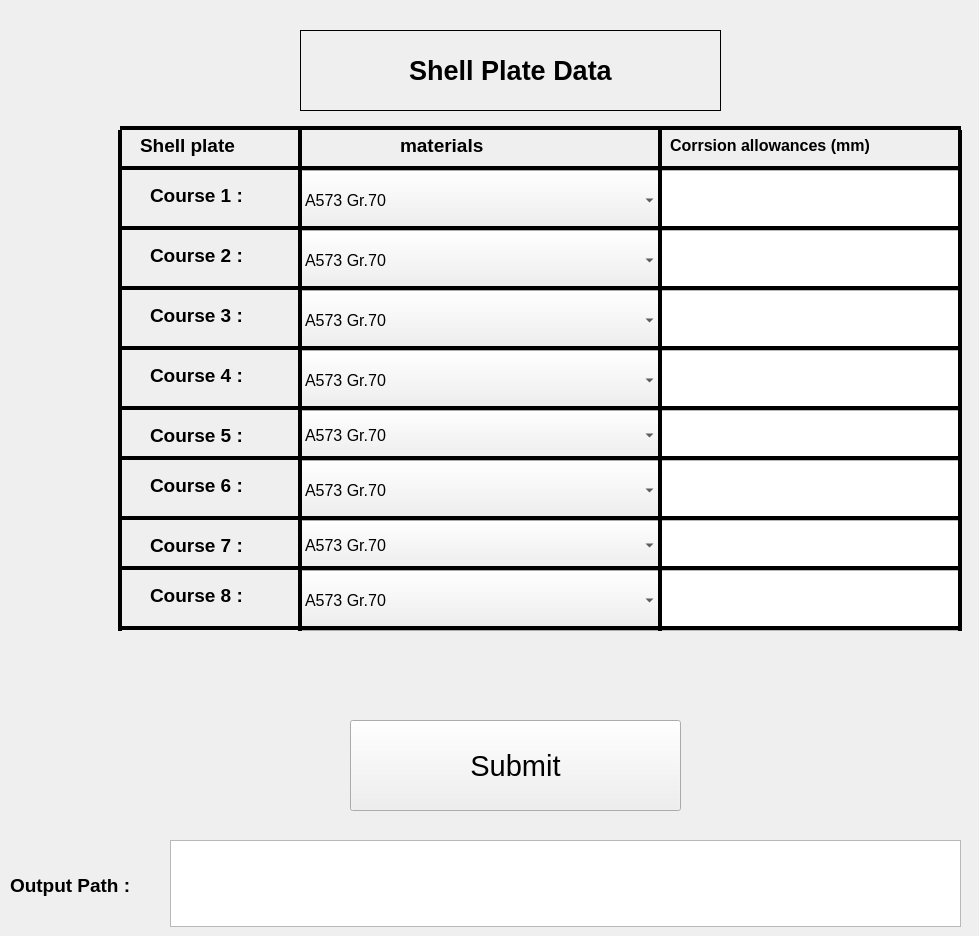
  <widget class="QWidget" name="ShellPlate">
   <widget class="QComboBox" name="ShellPlateCourse1Material">
    <property name="geometry">
     <rect>
      <x>300</x>
      <y>170</y>
      <width>361</width>
      <height>61</height>
     </rect>
    </property>
    <property name="font">
     <font>
      <pointsize>12</pointsize>
     </font>
    </property>
    <item>
     <property name="text">
      <string>A573 Gr.70 </string>
     </property>
    </item>
    <item>
     <property name="text">
      <string>A283 Gr. C</string>
     </property>
    </item>
   </widget>
   <widget class="QComboBox" name="ShellPlateCourse2Material">
    <property name="geometry">
     <rect>
      <x>300</x>
      <y>230</y>
      <width>361</width>
      <height>61</height>
     </rect>
    </property>
    <property name="font">
     <font>
      <pointsize>12</pointsize>
     </font>
    </property>
    <item>
     <property name="text">
      <string>A573 Gr.70 </string>
     </property>
    </item>
    <item>
     <property name="text">
      <string>A283 Gr. C</string>
     </property>
    </item>
   </widget>
   <widget class="QComboBox" name="ShellPlateCourse3Material">
    <property name="geometry">
     <rect>
      <x>300</x>
      <y>290</y>
      <width>361</width>
      <height>61</height>
     </rect>
    </property>
    <property name="font">
     <font>
      <pointsize>12</pointsize>
     </font>
    </property>
    <item>
     <property name="text">
      <string>A573 Gr.70 </string>
     </property>
    </item>
    <item>
     <property name="text">
      <string>A283 Gr. C</string>
     </property>
    </item>
   </widget>
   <widget class="QComboBox" name="ShellPlateCourse4Material">
    <property name="geometry">
     <rect>
      <x>300</x>
      <y>350</y>
      <width>361</width>
      <height>61</height>
     </rect>
    </property>
    <property name="font">
     <font>
      <pointsize>12</pointsize>
     </font>
    </property>
    <item>
     <property name="text">
      <string>A573 Gr.70 </string>
     </property>
    </item>
    <item>
     <property name="text">
      <string>A283 Gr. C</string>
     </property>
    </item>
   </widget>
   <widget class="QComboBox" name="ShellPlateCourse5Material">
    <property name="geometry">
     <rect>
      <x>300</x>
      <y>410</y>
      <width>361</width>
      <height>51</height>
     </rect>
    </property>
    <property name="font">
     <font>
      <pointsize>12</pointsize>
     </font>
    </property>
    <item>
     <property name="text">
      <string>A573 Gr.70 </string>
     </property>
    </item>
    <item>
     <property name="text">
      <string>A283 Gr. C</string>
     </property>
    </item>
   </widget>
   <widget class="QComboBox" name="ShellPlateCourse6Material">
    <property name="geometry">
     <rect>
      <x>300</x>
      <y>460</y>
      <width>361</width>
      <height>61</height>
     </rect>
    </property>
    <property name="font">
     <font>
      <pointsize>12</pointsize>
     </font>
    </property>
    <item>
     <property name="text">
      <string>A573 Gr.70 </string>
     </property>
    </item>
    <item>
     <property name="text">
      <string>A283 Gr. C</string>
     </property>
    </item>
   </widget>
   <widget class="QComboBox" name="ShellPlateCourse7Material">
    <property name="geometry">
     <rect>
      <x>300</x>
      <y>520</y>
      <width>361</width>
      <height>51</height>
     </rect>
    </property>
    <property name="font">
     <font>
      <pointsize>12</pointsize>
     </font>
    </property>
    <item>
     <property name="text">
      <string>A573 Gr.70 </string>
     </property>
    </item>
    <item>
     <property name="text">
      <string>A283 Gr. C</string>
     </property>
    </item>
   </widget>
   <widget class="QComboBox" name="ShellPlateCourse8Material">
    <property name="geometry">
     <rect>
      <x>300</x>
      <y>570</y>
      <width>361</width>
      <height>61</height>
     </rect>
    </property>
    <property name="font">
     <font>
      <pointsize>12</pointsize>
     </font>
    </property>
    <item>
     <property name="text">
      <string>A573 Gr.70 </string>
     </property>
    </item>
    <item>
     <property name="text">
      <string>A283 Gr. C</string>
     </property>
    </item>
   </widget>
   <widget class="QLabel" name="ShellPlateCourse1Material_2">
    <property name="geometry">
     <rect>
      <x>150</x>
      <y>170</y>
      <width>121</width>
      <height>51</height>
     </rect>
    </property>
    <property name="font">
     <font>
      <pointsize>14</pointsize>
      <weight>75</weight>
      <bold>true</bold>
     </font>
    </property>
    <property name="text">
     <string>Course 1 :</string>
    </property>
   </widget>
   <widget class="QLabel" name="ShellPlateCourse2Material_2">
    <property name="geometry">
     <rect>
      <x>150</x>
      <y>230</y>
      <width>121</width>
      <height>51</height>
     </rect>
    </property>
    <property name="font">
     <font>
      <pointsize>14</pointsize>
      <weight>75</weight>
      <bold>true</bold>
     </font>
    </property>
    <property name="text">
     <string>Course 2 :</string>
    </property>
   </widget>
   <widget class="QLabel" name="ShellPlateCourse3Material_2">
    <property name="geometry">
     <rect>
      <x>150</x>
      <y>290</y>
      <width>121</width>
      <height>51</height>
     </rect>
    </property>
    <property name="font">
     <font>
      <pointsize>14</pointsize>
      <weight>75</weight>
      <bold>true</bold>
     </font>
    </property>
    <property name="text">
     <string>Course 3 :</string>
    </property>
   </widget>
   <widget class="QLabel" name="ShellPlateCourse4Material_2">
    <property name="geometry">
     <rect>
      <x>150</x>
      <y>350</y>
      <width>121</width>
      <height>51</height>
     </rect>
    </property>
    <property name="font">
     <font>
      <pointsize>14</pointsize>
      <weight>75</weight>
      <bold>true</bold>
     </font>
    </property>
    <property name="text">
     <string>Course 4 :</string>
    </property>
   </widget>
   <widget class="QLabel" name="ShellPlateCourse5Material_2">
    <property name="geometry">
     <rect>
      <x>150</x>
      <y>410</y>
      <width>121</width>
      <height>51</height>
     </rect>
    </property>
    <property name="font">
     <font>
      <pointsize>14</pointsize>
      <weight>75</weight>
      <bold>true</bold>
     </font>
    </property>
    <property name="text">
     <string>Course 5 :</string>
    </property>
   </widget>
   <widget class="QLabel" name="ShellPlateCourse6Material_2">
    <property name="geometry">
     <rect>
      <x>150</x>
      <y>460</y>
      <width>121</width>
      <height>51</height>
     </rect>
    </property>
    <property name="font">
     <font>
      <pointsize>14</pointsize>
      <weight>75</weight>
      <bold>true</bold>
     </font>
    </property>
    <property name="text">
     <string>Course 6 :</string>
    </property>
   </widget>
   <widget class="QLabel" name="ShellPlateCourse7Material_2">
    <property name="geometry">
     <rect>
      <x>150</x>
      <y>520</y>
      <width>121</width>
      <height>51</height>
     </rect>
    </property>
    <property name="font">
     <font>
      <pointsize>14</pointsize>
      <weight>75</weight>
      <bold>true</bold>
     </font>
    </property>
    <property name="text">
     <string>Course 7 :</string>
    </property>
   </widget>
   <widget class="QLabel" name="ShellPlateCourse8Material_2">
    <property name="geometry">
     <rect>
      <x>150</x>
      <y>570</y>
      <width>121</width>
      <height>51</height>
     </rect>
    </property>
    <property name="font">
     <font>
      <pointsize>14</pointsize>
      <weight>75</weight>
      <bold>true</bold>
     </font>
    </property>
    <property name="text">
     <string>Course 8 :</string>
    </property>
   </widget>
   <widget class="QTextEdit" name="ShellPlateCourse1CA">
    <property name="geometry">
     <rect>
      <x>660</x>
      <y>170</y>
      <width>301</width>
      <height>61</height>
     </rect>
    </property>
   </widget>
   <widget class="QTextEdit" name="ShellPlateCourse2CA">
    <property name="geometry">
     <rect>
      <x>660</x>
      <y>230</y>
      <width>301</width>
      <height>61</height>
     </rect>
    </property>
   </widget>
   <widget class="QTextEdit" name="ShellPlateCourse3CA">
    <property name="geometry">
     <rect>
      <x>660</x>
      <y>290</y>
      <width>301</width>
      <height>61</height>
     </rect>
    </property>
   </widget>
   <widget class="QTextEdit" name="ShellPlateCourse4CA">
    <property name="geometry">
     <rect>
      <x>660</x>
      <y>350</y>
      <width>301</width>
      <height>61</height>
     </rect>
    </property>
   </widget>
   <widget class="QTextEdit" name="ShellPlateCourse5CA">
    <property name="geometry">
     <rect>
      <x>660</x>
      <y>410</y>
      <width>301</width>
      <height>51</height>
     </rect>
    </property>
   </widget>
   <widget class="QTextEdit" name="ShellPlateCourse6CA">
    <property name="geometry">
     <rect>
      <x>660</x>
      <y>460</y>
      <width>301</width>
      <height>61</height>
     </rect>
    </property>
   </widget>
   <widget class="QTextEdit" name="ShellPlateCourse7CA">
    <property name="geometry">
     <rect>
      <x>660</x>
      <y>520</y>
      <width>301</width>
      <height>51</height>
     </rect>
    </property>
   </widget>
   <widget class="QTextEdit" name="ShellPlateCourse8CA">
    <property name="geometry">
     <rect>
      <x>660</x>
      <y>570</y>
      <width>301</width>
      <height>61</height>
     </rect>
    </property>
   </widget>
   <widget class="QLabel" name="Designliquidheight_19">
    <property name="geometry">
     <rect>
      <x>140</x>
      <y>120</y>
      <width>141</width>
      <height>51</height>
     </rect>
    </property>
    <property name="font">
     <font>
      <pointsize>14</pointsize>
      <weight>75</weight>
      <bold>true</bold>
     </font>
    </property>
    <property name="text">
     <string>Shell plate</string>
    </property>
   </widget>
   <widget class="QLabel" name="Designliquidheight_20">
    <property name="geometry">
     <rect>
      <x>400</x>
      <y>120</y>
      <width>121</width>
      <height>51</height>
     </rect>
    </property>
    <property name="font">
     <font>
      <pointsize>14</pointsize>
      <weight>75</weight>
      <bold>true</bold>
     </font>
    </property>
    <property name="text">
     <string>materials</string>
    </property>
   </widget>
   <widget class="QLabel" name="Designliquidheight_21">
    <property name="geometry">
     <rect>
      <x>670</x>
      <y>120</y>
      <width>271</width>
      <height>51</height>
     </rect>
    </property>
    <property name="font">
     <font>
      <pointsize>12</pointsize>
      <weight>75</weight>
      <bold>true</bold>
     </font>
    </property>
    <property name="text">
     <string>Corrsion allowances (mm)</string>
    </property>
   </widget>
   <widget class="Line" name="line">
    <property name="geometry">
     <rect>
      <x>110</x>
      <y>130</y>
      <width>20</width>
      <height>501</height>
     </rect>
    </property>
    <property name="font">
     <font>
      <pointsize>72</pointsize>
     </font>
    </property>
    <property name="frameShadow">
     <enum>QFrame::Plain</enum>
    </property>
    <property name="lineWidth">
     <number>4</number>
    </property>
    <property name="orientation">
     <enum>Qt::Vertical</enum>
    </property>
   </widget>
   <widget class="Line" name="line_2">
    <property name="geometry">
     <rect>
      <x>120</x>
      <y>120</y>
      <width>841</width>
      <height>16</height>
     </rect>
    </property>
    <property name="frameShadow">
     <enum>QFrame::Plain</enum>
    </property>
    <property name="lineWidth">
     <number>4</number>
    </property>
    <property name="orientation">
     <enum>Qt::Horizontal</enum>
    </property>
   </widget>
   <widget class="Line" name="line_3">
    <property name="geometry">
     <rect>
      <x>290</x>
      <y>130</y>
      <width>20</width>
      <height>501</height>
     </rect>
    </property>
    <property name="frameShadow">
     <enum>QFrame::Plain</enum>
    </property>
    <property name="lineWidth">
     <number>4</number>
    </property>
    <property name="orientation">
     <enum>Qt::Vertical</enum>
    </property>
   </widget>
   <widget class="Line" name="line_4">
    <property name="geometry">
     <rect>
      <x>650</x>
      <y>130</y>
      <width>20</width>
      <height>501</height>
     </rect>
    </property>
    <property name="frameShadow">
     <enum>QFrame::Plain</enum>
    </property>
    <property name="lineWidth">
     <number>4</number>
    </property>
    <property name="orientation">
     <enum>Qt::Vertical</enum>
    </property>
   </widget>
   <widget class="Line" name="line_5">
    <property name="geometry">
     <rect>
      <x>950</x>
      <y>130</y>
      <width>20</width>
      <height>501</height>
     </rect>
    </property>
    <property name="frameShadow">
     <enum>QFrame::Plain</enum>
    </property>
    <property name="lineWidth">
     <number>4</number>
    </property>
    <property name="orientation">
     <enum>Qt::Vertical</enum>
    </property>
   </widget>
   <widget class="Line" name="line_6">
    <property name="geometry">
     <rect>
      <x>120</x>
      <y>160</y>
      <width>841</width>
      <height>16</height>
     </rect>
    </property>
    <property name="frameShadow">
     <enum>QFrame::Plain</enum>
    </property>
    <property name="lineWidth">
     <number>4</number>
    </property>
    <property name="orientation">
     <enum>Qt::Horizontal</enum>
    </property>
   </widget>
   <widget class="Line" name="line_7">
    <property name="geometry">
     <rect>
      <x>120</x>
      <y>220</y>
      <width>841</width>
      <height>16</height>
     </rect>
    </property>
    <property name="frameShadow">
     <enum>QFrame::Plain</enum>
    </property>
    <property name="lineWidth">
     <number>4</number>
    </property>
    <property name="orientation">
     <enum>Qt::Horizontal</enum>
    </property>
   </widget>
   <widget class="Line" name="line_8">
    <property name="geometry">
     <rect>
      <x>120</x>
      <y>280</y>
      <width>841</width>
      <height>16</height>
     </rect>
    </property>
    <property name="frameShadow">
     <enum>QFrame::Plain</enum>
    </property>
    <property name="lineWidth">
     <number>4</number>
    </property>
    <property name="orientation">
     <enum>Qt::Horizontal</enum>
    </property>
   </widget>
   <widget class="Line" name="line_9">
    <property name="geometry">
     <rect>
      <x>120</x>
      <y>340</y>
      <width>841</width>
      <height>16</height>
     </rect>
    </property>
    <property name="frameShadow">
     <enum>QFrame::Plain</enum>
    </property>
    <property name="lineWidth">
     <number>4</number>
    </property>
    <property name="orientation">
     <enum>Qt::Horizontal</enum>
    </property>
   </widget>
   <widget class="Line" name="line_10">
    <property name="geometry">
     <rect>
      <x>120</x>
      <y>400</y>
      <width>841</width>
      <height>16</height>
     </rect>
    </property>
    <property name="frameShadow">
     <enum>QFrame::Plain</enum>
    </property>
    <property name="lineWidth">
     <number>4</number>
    </property>
    <property name="orientation">
     <enum>Qt::Horizontal</enum>
    </property>
   </widget>
   <widget class="Line" name="line_11">
    <property name="geometry">
     <rect>
      <x>120</x>
      <y>450</y>
      <width>841</width>
      <height>16</height>
     </rect>
    </property>
    <property name="frameShadow">
     <enum>QFrame::Plain</enum>
    </property>
    <property name="lineWidth">
     <number>4</number>
    </property>
    <property name="orientation">
     <enum>Qt::Horizontal</enum>
    </property>
   </widget>
   <widget class="Line" name="line_12">
    <property name="geometry">
     <rect>
      <x>120</x>
      <y>510</y>
      <width>841</width>
      <height>16</height>
     </rect>
    </property>
    <property name="frameShadow">
     <enum>QFrame::Plain</enum>
    </property>
    <property name="lineWidth">
     <number>4</number>
    </property>
    <property name="orientation">
     <enum>Qt::Horizontal</enum>
    </property>
   </widget>
   <widget class="Line" name="line_13">
    <property name="geometry">
     <rect>
      <x>120</x>
      <y>620</y>
      <width>841</width>
      <height>16</height>
     </rect>
    </property>
    <property name="frameShadow">
     <enum>QFrame::Plain</enum>
    </property>
    <property name="lineWidth">
     <number>4</number>
    </property>
    <property name="orientation">
     <enum>Qt::Horizontal</enum>
    </property>
   </widget>
   <widget class="Line" name="line_14">
    <property name="geometry">
     <rect>
      <x>120</x>
      <y>560</y>
      <width>841</width>
      <height>16</height>
     </rect>
    </property>
    <property name="frameShadow">
     <enum>QFrame::Plain</enum>
    </property>
    <property name="lineWidth">
     <number>4</number>
    </property>
    <property name="orientation">
     <enum>Qt::Horizontal</enum>
    </property>
   </widget>
   <widget class="QLabel" name="ShellPlateData">
    <property name="geometry">
     <rect>
      <x>300</x>
      <y>30</y>
      <width>421</width>
      <height>81</height>
     </rect>
    </property>
    <property name="font">
     <font>
      <pointsize>20</pointsize>
      <weight>75</weight>
      <bold>true</bold>
     </font>
    </property>
    <property name="layoutDirection">
     <enum>Qt::LeftToRight</enum>
    </property>
    <property name="autoFillBackground">
     <bool>true</bool>
    </property>
    <property name="frameShape">
     <enum>QFrame::Box</enum>
    </property>
    <property name="text">
     <string>Shell Plate Data</string>
    </property>
    <property name="alignment">
     <set>Qt::AlignCenter</set>
    </property>
   </widget>
   <widget class="QPushButton" name="TankDesignCalculator">
    <property name="geometry">
     <rect>
      <x>350</x>
      <y>720</y>
      <width>331</width>
      <height>91</height>
     </rect>
    </property>
    <property name="font">
     <font>
      <pointsize>22</pointsize>
     </font>
    </property>
    <property name="text">
     <string>Submit</string>
    </property>
   </widget>
   <widget class="QTextEdit" name="OutputPath">
    <property name="geometry">
     <rect>
      <x>170</x>
      <y>840</y>
      <width>791</width>
      <height>87</height>
     </rect>
    </property>
   </widget>
   <widget class="QLabel" name="ShellPlateCourse8Material_3">
    <property name="geometry">
     <rect>
      <x>10</x>
      <y>860</y>
      <width>161</width>
      <height>51</height>
     </rect>
    </property>
    <property name="font">
     <font>
      <pointsize>14</pointsize>
      <weight>75</weight>
      <bold>true</bold>
     </font>
    </property>
    <property name="text">
     <string>Output Path :</string>
    </property>
   </widget>
   <zorder>ShellPlateCourse1Material</zorder>
   <zorder>ShellPlateCourse2Material</zorder>
   <zorder>ShellPlateCourse3Material</zorder>
   <zorder>ShellPlateCourse4Material</zorder>
   <zorder>ShellPlateCourse5Material</zorder>
   <zorder>ShellPlateCourse6Material</zorder>
   <zorder>ShellPlateCourse7Material</zorder>
   <zorder>ShellPlateCourse8Material</zorder>
   <zorder>ShellPlateCourse1Material_2</zorder>
   <zorder>ShellPlateCourse2Material_2</zorder>
   <zorder>ShellPlateCourse3Material_2</zorder>
   <zorder>ShellPlateCourse4Material_2</zorder>
   <zorder>ShellPlateCourse5Material_2</zorder>
   <zorder>ShellPlateCourse6Material_2</zorder>
   <zorder>ShellPlateCourse7Material_2</zorder>
   <zorder>ShellPlateCourse8Material_2</zorder>
   <zorder>ShellPlateCourse1CA</zorder>
   <zorder>ShellPlateCourse2CA</zorder>
   <zorder>ShellPlateCourse3CA</zorder>
   <zorder>ShellPlateCourse4CA</zorder>
   <zorder>ShellPlateCourse5CA</zorder>
   <zorder>ShellPlateCourse6CA</zorder>
   <zorder>ShellPlateCourse7CA</zorder>
   <zorder>ShellPlateCourse8CA</zorder>
   <zorder>Designliquidheight_19</zorder>
   <zorder>Designliquidheight_20</zorder>
   <zorder>Designliquidheight_21</zorder>
   <zorder>line_2</zorder>
   <zorder>line</zorder>
   <zorder>line_3</zorder>
   <zorder>line_4</zorder>
   <zorder>line_5</zorder>
   <zorder>line_6</zorder>
   <zorder>line_7</zorder>
   <zorder>line_8</zorder>
   <zorder>line_9</zorder>
   <zorder>line_10</zorder>
   <zorder>line_11</zorder>
   <zorder>line_12</zorder>
   <zorder>line_13</zorder>
   <zorder>line_14</zorder>
   <zorder>ShellPlateData</zorder>
   <zorder>TankDesignCalculator</zorder>
   <zorder>OutputPath</zorder>
   <zorder>ShellPlateCourse8Material_3</zorder>
  </widget>
